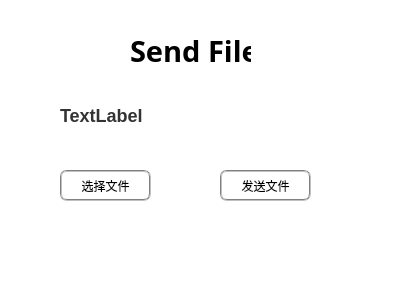
<?xml version="1.0" encoding="UTF-8"?>
<ui version="4.0">
 <class>sendFile</class>
 <widget class="QWidget" name="sendFile">
  <property name="geometry">
   <rect>
    <x>0</x>
    <y>0</y>
    <width>400</width>
    <height>285</height>
   </rect>
  </property>
  <property name="windowTitle">
   <string>Form</string>
  </property>
  <property name="styleSheet">
   <string notr="true">background-color: rgb(255, 255, 255);</string>
  </property>
  <widget class="QPushButton" name="pushButton">
   <property name="geometry">
    <rect>
     <x>60</x>
     <y>170</y>
     <width>91</width>
     <height>31</height>
    </rect>
   </property>
   <property name="styleSheet">
    <string notr="true">border:2px groove gray;border-radius:
7px;padding:2px 4px;
font: 12pt &quot;Candara&quot;;</string>
   </property>
   <property name="text">
    <string>选择文件</string>
   </property>
  </widget>
  <widget class="QPushButton" name="pushButton_2">
   <property name="geometry">
    <rect>
     <x>220</x>
     <y>170</y>
     <width>91</width>
     <height>31</height>
    </rect>
   </property>
   <property name="styleSheet">
    <string notr="true">border:2px groove gray;border-radius:
7px;padding:2px 4px;
font: 12pt &quot;Candara&quot;;</string>
   </property>
   <property name="text">
    <string>发送文件</string>
   </property>
  </widget>
  <widget class="QLabel" name="label_2">
   <property name="geometry">
    <rect>
     <x>130</x>
     <y>30</y>
     <width>121</width>
     <height>41</height>
    </rect>
   </property>
   <property name="font">
    <font>
     <family>Sawasdee</family>
     <pointsize>22</pointsize>
     <weight>75</weight>
     <bold>true</bold>
    </font>
   </property>
   <property name="text">
    <string>Send File</string>
   </property>
  </widget>
  <widget class="QLabel" name="label">
   <property name="geometry">
    <rect>
     <x>60</x>
     <y>100</y>
     <width>311</width>
     <height>31</height>
    </rect>
   </property>
   <property name="styleSheet">
    <string notr="true">font-family: Arial, sans-serif;
font-size: 18px;
font-weight: bold;
color: #333;
background-color: #fff;
text-align: center;</string>
   </property>
   <property name="text">
    <string>TextLabel</string>
   </property>
  </widget>
 </widget>
 <resources/>
 <connections/>
</ui>
